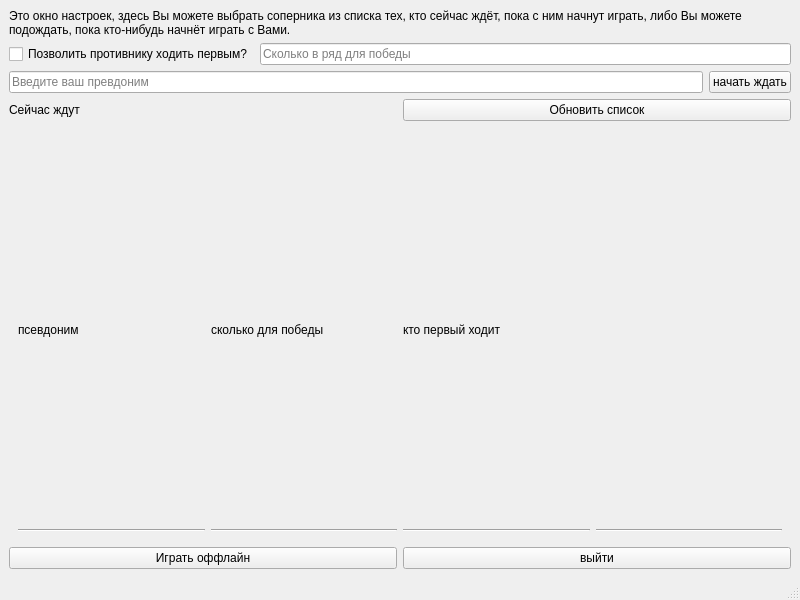
<?xml version="1.0" encoding="UTF-8"?>
<ui version="4.0">
 <class>ClientWindow</class>
 <widget class="QMainWindow" name="ClientWindow">
  <property name="geometry">
   <rect>
    <x>0</x>
    <y>0</y>
    <width>800</width>
    <height>600</height>
   </rect>
  </property>
  <property name="windowTitle">
   <string>Настройки крестиков-ноликов</string>
  </property>
  <widget class="QWidget" name="centralwidget">
   <layout class="QVBoxLayout" name="verticalLayout_2">
    <item>
     <widget class="QLabel" name="label">
      <property name="sizePolicy">
       <sizepolicy hsizetype="Preferred" vsizetype="Preferred">
        <horstretch>0</horstretch>
        <verstretch>0</verstretch>
       </sizepolicy>
      </property>
      <property name="text">
       <string>Это окно настроек, здесь Вы можете выбрать соперника из списка тех, кто сейчас ждёт, пока с ним начнут играть, либо Вы можете подождать, пока кто-нибудь начнёт играть с Вами.</string>
      </property>
      <property name="wordWrap">
       <bool>true</bool>
      </property>
     </widget>
    </item>
    <item>
     <layout class="QHBoxLayout" name="horizontalLayout_4">
      <item>
       <widget class="QCheckBox" name="m_pCbOpponentIsFirst">
        <property name="text">
         <string>Позволить противнику ходить первым?</string>
        </property>
       </widget>
      </item>
      <item>
       <widget class="QLineEdit" name="m_pLeN4Win">
        <property name="placeholderText">
         <string>Сколько в ряд для победы</string>
        </property>
       </widget>
      </item>
     </layout>
    </item>
    <item>
     <layout class="QHBoxLayout" name="horizontalLayout_2">
      <item>
       <widget class="QLineEdit" name="m_pLeNickname">
        <property name="placeholderText">
         <string>Введите ваш превдоним</string>
        </property>
       </widget>
      </item>
      <item>
       <widget class="QPushButton" name="m_pPbWait">
        <property name="text">
         <string>начать ждать</string>
        </property>
       </widget>
      </item>
     </layout>
    </item>
    <item>
     <layout class="QHBoxLayout" name="horizontalLayout_3">
      <item>
       <widget class="QLabel" name="label_5">
        <property name="text">
         <string>Сейчас ждут</string>
        </property>
       </widget>
      </item>
      <item>
       <widget class="QPushButton" name="pushButton_3">
        <property name="text">
         <string>Обновить список</string>
        </property>
       </widget>
      </item>
     </layout>
    </item>
    <item>
     <widget class="QScrollArea" name="scrollArea">
      <property name="frameShape">
       <enum>QFrame::NoFrame</enum>
      </property>
      <property name="widgetResizable">
       <bool>true</bool>
      </property>
      <widget class="QWidget" name="scrollAreaWidgetContents">
       <property name="geometry">
        <rect>
         <x>0</x>
         <y>0</y>
         <width>782</width>
         <height>366</height>
        </rect>
       </property>
       <layout class="QGridLayout" name="gridLayout_2">
        <item row="0" column="0">
         <widget class="QLabel" name="label_6">
          <property name="text">
           <string>псевдоним</string>
          </property>
         </widget>
        </item>
        <item row="1" column="1">
         <widget class="Line" name="line_4">
          <property name="orientation">
           <enum>Qt::Horizontal</enum>
          </property>
         </widget>
        </item>
        <item row="1" column="3">
         <widget class="Line" name="line_2">
          <property name="orientation">
           <enum>Qt::Horizontal</enum>
          </property>
         </widget>
        </item>
        <item row="0" column="1">
         <widget class="QLabel" name="label_7">
          <property name="text">
           <string>сколько для победы</string>
          </property>
         </widget>
        </item>
        <item row="1" column="2">
         <widget class="Line" name="line_3">
          <property name="orientation">
           <enum>Qt::Horizontal</enum>
          </property>
         </widget>
        </item>
        <item row="0" column="2">
         <widget class="QLabel" name="label_8">
          <property name="text">
           <string>кто первый ходит</string>
          </property>
         </widget>
        </item>
        <item row="1" column="0">
         <widget class="Line" name="line">
          <property name="orientation">
           <enum>Qt::Horizontal</enum>
          </property>
         </widget>
        </item>
       </layout>
      </widget>
     </widget>
    </item>
    <item>
     <layout class="QHBoxLayout" name="horizontalLayout">
      <item>
       <widget class="QPushButton" name="m_pPbStartGame">
        <property name="text">
         <string>Играть оффлайн</string>
        </property>
       </widget>
      </item>
      <item>
       <widget class="QPushButton" name="m_pPbQuit">
        <property name="text">
         <string>выйти</string>
        </property>
       </widget>
      </item>
     </layout>
    </item>
   </layout>
  </widget>
  <widget class="QMenuBar" name="menubar">
   <property name="geometry">
    <rect>
     <x>0</x>
     <y>0</y>
     <width>800</width>
     <height>22</height>
    </rect>
   </property>
  </widget>
  <widget class="QStatusBar" name="statusbar"/>
 </widget>
 <resources/>
 <connections/>
</ui>
